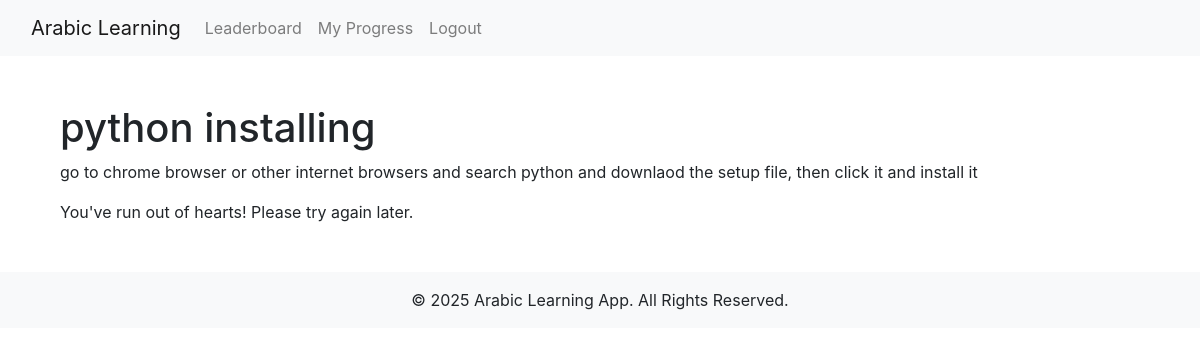
/arabic_lessons/courses/1/lessons/1/ (signed in), run on the app's committed database.
### arabic_lessons/models.py (models this page shows, shortened)
class Lesson(models.Model):
    module = models.ForeignKey(Module, on_delete=models.CASCADE, related_name='lessons')
    title = models.CharField(max_length=255)
    content = models.TextField()
    is_locked = models.BooleanField(default=True)
    order = models.IntegerField()

### arabic_lessons/views.py (the view)
# urls.py: path('courses/<int:course_id>/lessons/<int:lesson_id>/', views.lesson_detail, name='lesson_detail'),
@login_required
def lesson_detail(request, course_id, lesson_id):
    course = get_object_or_404(Course, id=course_id)
    lesson = get_object_or_404(Lesson, id=lesson_id, module__course=course)
    exercises = lesson.exercises.all()
    return render(request, 'arabic_lessons/lesson_detail.html', {
        'lesson': lesson,
        'exercises': exercises,
        'course': course,
    })

### arabic_lessons/templates/arabic_lessons/lesson_detail.html
{% extends "arabic_lessons/base.html" %}
{% block content %}
<div class="container mt-5">
    <h1>{{ lesson.title }}</h1>
    <p>{{ lesson.content }}</p>
    {% if user_progress.hearts_left > 0 %}
    <div>
        <p>You have {{ user_progress.hearts_left }} hearts left!</p>
        <form method="POST">
            {% csrf_token %}
            <div class="form-group">
                {% for exercise in lesson.exercises.all %}
                <label>{{ exercise.question }}</label>
                {% if exercise.question_type == 'mcq' %}
                <div>
                    {% for option in exercise.options %}
                    <input type="radio" name="answer" value="{{ option }}">{{ option }}
                    {% endfor %}
                </div>
                {% else %}
                <input type="text" name="answer" class="form-control" required>
                {% endif %}
                <input type="hidden" name="exercise_id" value="{{ exercise.id }}">
                {% endfor %}
            </div>
            <button type="submit" class="btn btn-success">Submit Answers</button>
        </form>
    </div>
    {% else %}
    <div>
        <p>You've run out of hearts! Please try again later.</p>
    </div>
    {% endif %}
</div>
{% endblock %}

### data on the page
Lesson: title "python installing", content "go to chrome browser or other internet browsers and search python and downlaod the setup file, then click it and install it"
